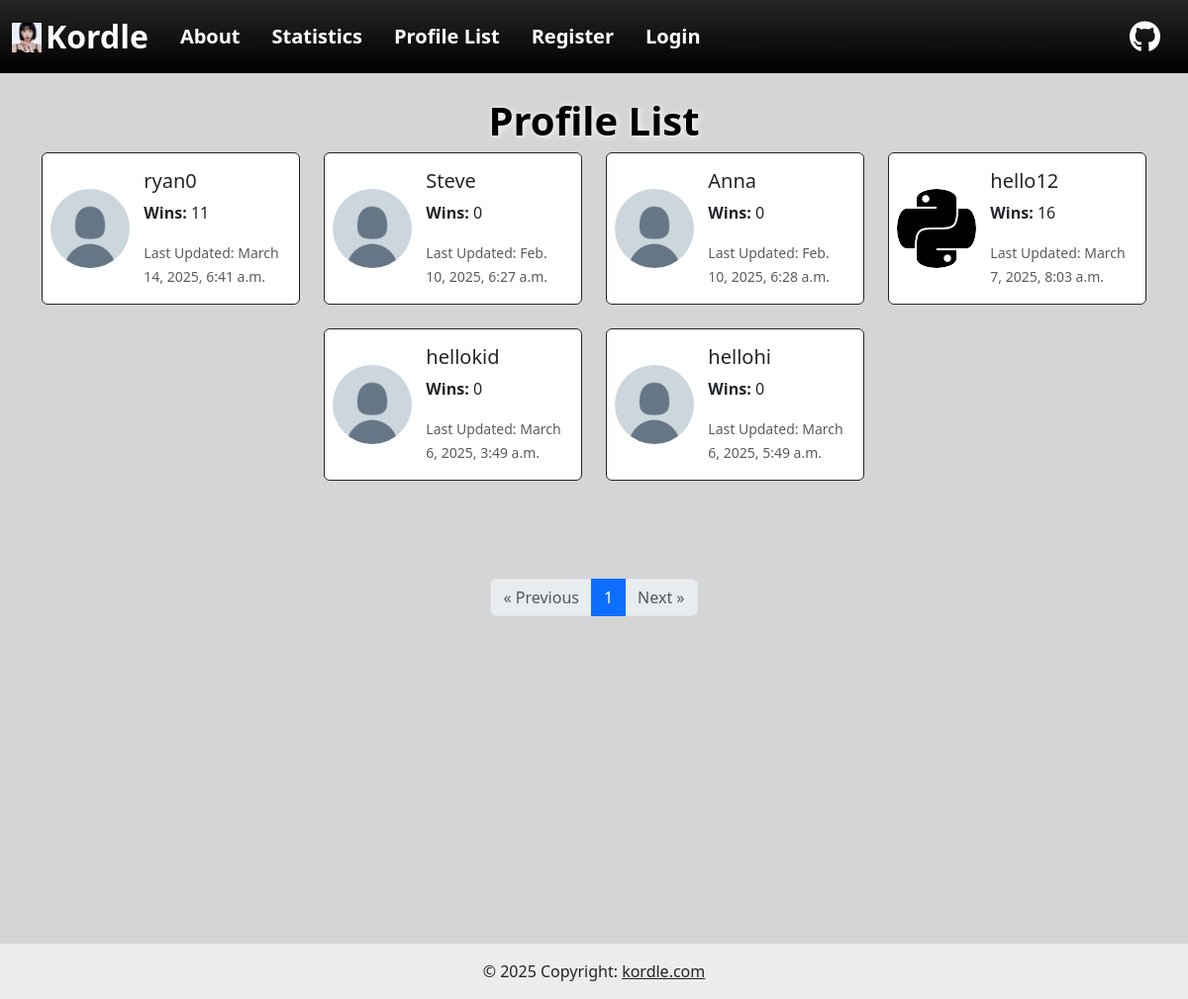
/profile_list/, run on an earlier commit of the app's database.
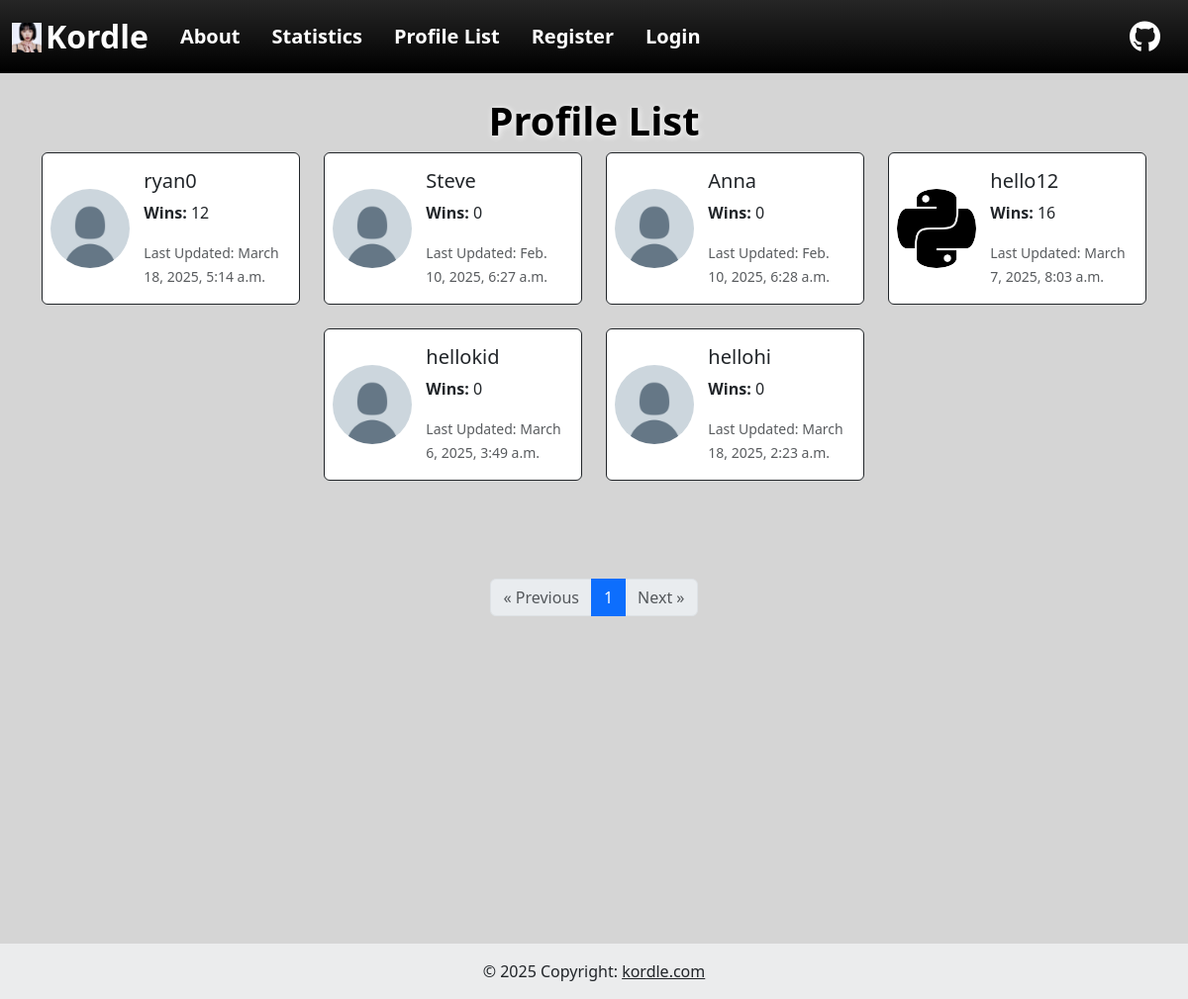
And on a later commit of the database.
### myApp/models.py (models this page shows, shortened)
class Profile(models.Model):
    user = models.OneToOneField(User, on_delete=models.CASCADE)
    wins = models.PositiveIntegerField(default=0)
    date_modified = models.DateTimeField(User, auto_now=True)
    profile_image = models.ImageField(null=True, blank=True, upload_to='images/')

### myApp/views.py (the view)
# urls.py: path('profile_list/', views.profile_list, name='profile_list'),
def profile_list(request):
    profiles = Profile.objects.all()
    paginator = Paginator(profiles, 10)
    page_number = request.GET.get("page")
    page_obj = paginator.get_page(page_number)
    return render(request, "profile_list.html", {"page_obj": page_obj})

### myApp/templates/profile_list.html (shortened to what this page needs)
{% extends "./base.html" %}
{% load static %}
{% block content %}
<h1 class="text-center fs-1 fw-bold text-black" style="text-shadow: 1px 1px 6px white;">Profile List</h1>
{% if page_obj %}
<div class="min-vh-100">
    <div class="row justify-content-center" style="margin-bottom: 75px;">
        {% for profile in page_obj %}
            <div class="col-md-6 col-lg-3 d-flex justify-content-center">
                <div class="card mb-4 bg-white border-dark" style="max-width: 400px;">
                    <div class="row g-0">
                        <div class="col-4 d-flex align-items-center">
                            {% if profile.profile_image %}
                            <img src="{{ profile.profile_image.url }}" width="80", height="80", class="ms-2 rounded-circle" alt="Profile Image">
                            {% else %}
                            <img src="{% static 'myApp/images/7ayjc8s4j2n61.png' %}" width="80", height="80", class="ms-2 rounded-circle" alt="Profile Image">
                            {% endif %}
                        </div>
                        <div class="col-8">
                            <div class="card-body">
                                <h5 class="card-title">{{ profile.user.username }}</h5>
                                <p class="card-text"><strong>Wins:</strong> {{ profile.wins }}</p>
                                <p class="card-text"><small class="text-body-secondary">Last Updated: {{ profile.date_modified }}</small></p>
                            </div>
                        </div>
                    </div>
                </div>
            </div>
        {% endfor %}
    </div>
    <div class="d-flex justify-content-center">
        <nav aria-label="Page navigation">
            <ul class="pagination">
                {% if page_obj.has_previous %}
                    <li class="page-item">
                        <a class="page-link" href="?page={{ page_obj.previous_page_number }}" aria-label="Previous">
                            &laquo; Previous
                        </a>
                    </li>
                {% else %}
                    <li class="page-item disabled">
                        <span class="page-link">&laquo; Previous</span>
                    </li>
                {% endif %}
                {% for num in page_obj.paginator.page_range %}
                    {% if page_obj.number == num %}
                        <li class="page-item active"><span class="page-link">{{ num }}</span></li>
                    {% else %}
                        <li class="page-item">
                            <a class="page-link" href="?page={{ num }}">{{ num }}</a>
                        </li>
                    {% endif %}
                {% endfor %}
                {% if page_obj.has_next %}
                    <li class="page-item">
                        <a class="page-link" href="?page={{ page_obj.next_page_number }}" aria-label="Next">
                            Next &raquo;
                        </a>
                    </li>
                {% else %}
                    <li class="page-item disabled">
                        <span class="page-link">Next &raquo;</span>
                    </li>
                {% endif %}
            </ul>
        </nav>
    </div>
</div>
{% else %}
    <p class="text-center text-muted">No profiles found.</p>
{% endif %}
{% endblock %}

### myApp/templates/base.html (shortened to what this page needs)
<!DOCTYPE html>
{% load static %}
<html lang="en">
<head>
    <link href="https://cdn.jsdelivr.net/npm/bootstrap@5.3.3/dist/css/bootstrap.min.css" rel="stylesheet">
</head>
<body style="background-color: rgb(213, 213, 213);">
    <nav class="navbar navbar-expand-lg navbar-dark bg-black bg-gradient">
        <div class="container-fluid">
            <a class="navbar-brand text-white fw-bold fs-2" href="{% url 'home' %}"><img class="mb-1 me-1" src="{% static 'myApp/images/facecard/chaewon.jpg' %}" width="30" height="30">Kordle</a>
            <div class="collapse navbar-collapse" id="navbarNavDropdown">
                <ul class="navbar-nav">
                    <li class="nav-item mx-2">
                        <a class="nav-link active text-white fw-bold fs-5" aria-current="page" href="{% url 'about' %}">About</a>
                    </li>
                    <li class="nav-item mx-2">
                        <a class="nav-link text-white fw-bold fs-5" href="{% url 'statistics' %}">Statistics</a>
                    </li>
                    <li class="nav-item mx-2">
                        <a class="nav-link text-white fw-bold fs-5" href="{% url 'profile_list' %}">Profile List</a>
                    </li>
                    {% if user.is_authenticated %}
                        <li class="nav-item mx-2">
                            <a class="nav-link text-white fw-bold fs-5" href="{% url 'update_user' %}">Edit Profile</a>
                        </li>
                        <li class="nav-item mx-2">
                            <a class="nav-link text-white fw-bold fs-5" href="{% url 'logout' %}">Logout</a>
                        </li>
                    {% else %}
                        <li class="nav-item mx-2">
                            <a class="nav-link text-white fw-bold fs-5" href="{% url 'register' %}">Register</a>
                        </li>
                        <li class="nav-item mx-2">
                            <a class="nav-link text-white fw-bold fs-5" href="{% url 'login' %}">Login</a>
                        </li>
                    {% endif %}
                </ul>
                <a class="navbar-brand text-white fw-bold fs-2 ms-auto" href="https://github.com/Ryan11c"><i class="fa-brands fa-github" style="color: white;"></i></a>
            </div>
        </div>
    </nav>
    <div class="container mt-4">
        {% block content %}
        {% endblock %}
    </div>
    <footer class="bg-body-tertiary text-center text-lg-start">
        <div class="text-center p-3" style="background-color: rgba(0, 0, 0, 0.05);">
          © 2025 Copyright:
          <a class="text-body" href="#">kordle.com</a>
        </div>
      </footer>
</body>
</html>

What changed in the data, as far as the page shows it:
changed Profile "ryan0": wins "11" → "12"; date_modified "March 14, 2025, 6:41 a.m." → "March 18, 2025, 5:14 a.m."
changed Profile "hellohi": date_modified "March 6, 2025, 5:49 a.m." → "March 18, 2025, 2:23 a.m."
